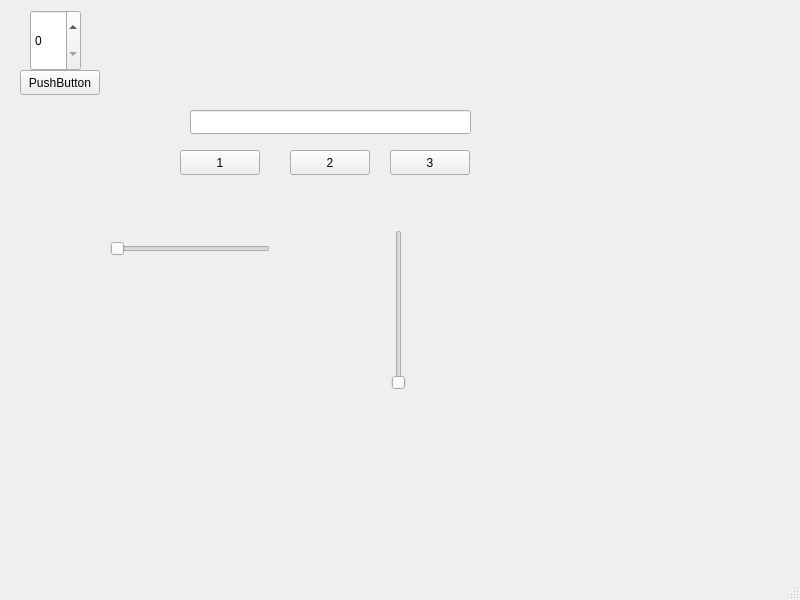
<?xml version="1.0" encoding="UTF-8"?>
<ui version="4.0">
 <class>MainWindow</class>
 <widget class="QMainWindow" name="MainWindow">
  <property name="geometry">
   <rect>
    <x>0</x>
    <y>0</y>
    <width>800</width>
    <height>600</height>
   </rect>
  </property>
  <property name="windowTitle">
   <string>MainWindow</string>
  </property>
  <widget class="QWidget" name="centralwidget">
   <widget class="QSpinBox" name="sCounter">
    <property name="geometry">
     <rect>
      <x>30</x>
      <y>10</y>
      <width>51</width>
      <height>61</height>
     </rect>
    </property>
   </widget>
   <widget class="QPushButton" name="bClick">
    <property name="geometry">
     <rect>
      <x>20</x>
      <y>70</y>
      <width>80</width>
      <height>25</height>
     </rect>
    </property>
    <property name="text">
     <string>PushButton</string>
    </property>
   </widget>
   <widget class="QLineEdit" name="ltext">
    <property name="geometry">
     <rect>
      <x>190</x>
      <y>110</y>
      <width>281</width>
      <height>24</height>
     </rect>
    </property>
   </widget>
   <widget class="QPushButton" name="b_1">
    <property name="geometry">
     <rect>
      <x>180</x>
      <y>150</y>
      <width>80</width>
      <height>25</height>
     </rect>
    </property>
    <property name="text">
     <string>1</string>
    </property>
   </widget>
   <widget class="QPushButton" name="b_2">
    <property name="geometry">
     <rect>
      <x>290</x>
      <y>150</y>
      <width>80</width>
      <height>25</height>
     </rect>
    </property>
    <property name="text">
     <string>2</string>
    </property>
   </widget>
   <widget class="QPushButton" name="b_3">
    <property name="geometry">
     <rect>
      <x>390</x>
      <y>150</y>
      <width>80</width>
      <height>25</height>
     </rect>
    </property>
    <property name="text">
     <string>3</string>
    </property>
   </widget>
   <widget class="QSlider" name="hSlider">
    <property name="geometry">
     <rect>
      <x>110</x>
      <y>240</y>
      <width>160</width>
      <height>18</height>
     </rect>
    </property>
    <property name="orientation">
     <enum>Qt::Horizontal</enum>
    </property>
   </widget>
   <widget class="QSlider" name="vSlider">
    <property name="geometry">
     <rect>
      <x>390</x>
      <y>230</y>
      <width>18</width>
      <height>160</height>
     </rect>
    </property>
    <property name="orientation">
     <enum>Qt::Vertical</enum>
    </property>
   </widget>
  </widget>
  <widget class="QMenuBar" name="menubar">
   <property name="geometry">
    <rect>
     <x>0</x>
     <y>0</y>
     <width>800</width>
     <height>25</height>
    </rect>
   </property>
  </widget>
  <widget class="QStatusBar" name="statusbar"/>
 </widget>
 <resources/>
 <connections/>
</ui>
